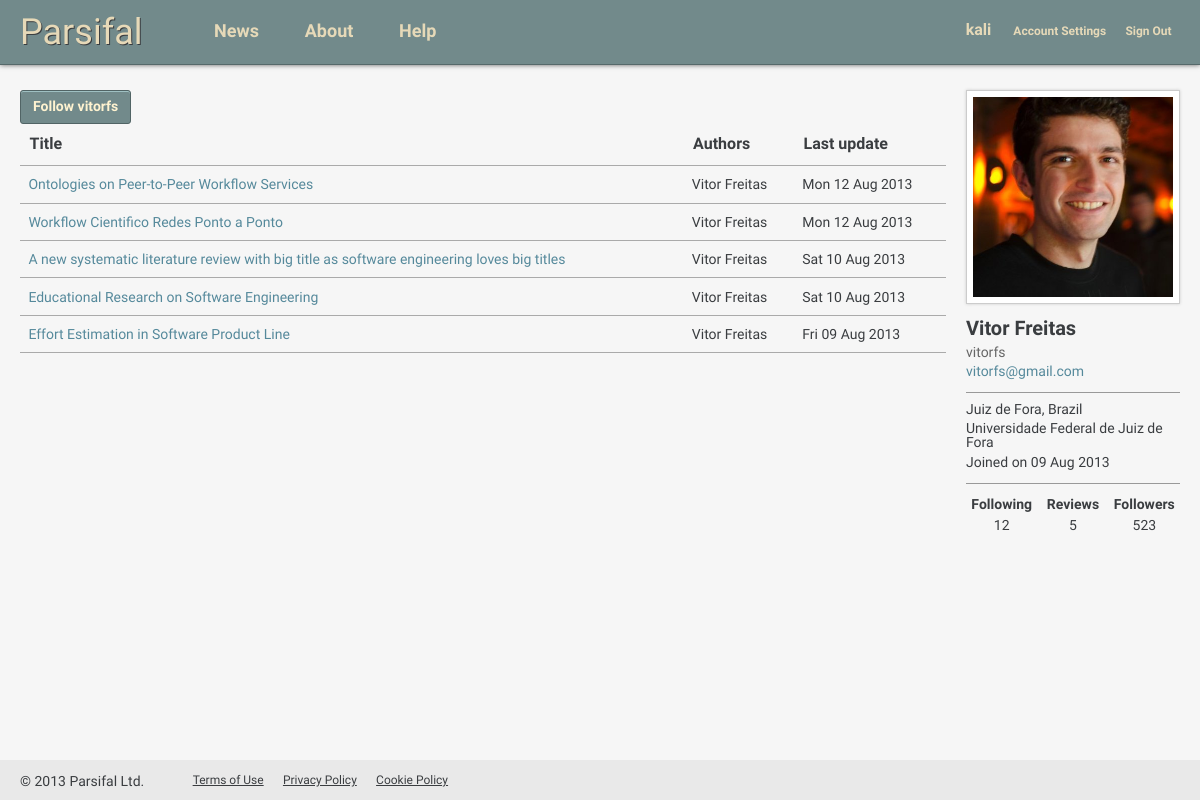
Page /vitorfs/ (signed in) on the committed database.
### reviews/models.py (models this page shows, shortened)
class Review(models.Model):
    short_name = models.CharField(max_length=50) #TODO: Change var name to Name
    title = models.CharField(max_length=200)
    description = models.CharField(max_length=500)
    user = models.ForeignKey(User) #TODO: Change var name to Author
    create_date = models.DateTimeField(auto_now_add=True, blank=True)
    last_update = models.DateTimeField()
    co_authors = models.ManyToManyField(User, related_name="co+")
    objective = models.TextField(max_length=1000, null=True)
    questions = models.ManyToManyField(Question)
    sources = models.ManyToManyField(Source)
    class Meta:
        verbose_name = "Review"
        verbose_name_plural = "Reviews"

### reviews/views.py (the view)
@login_required
def reviews(request, username):
    context = RequestContext(request)
    user = get_object_or_404(User, username=username)
    user_reviews = Review.objects.filter(user__id=user.id).order_by('-last_update',)
    context = RequestContext(request, {'user_reviews': user_reviews, 'page_user': user})
    return render_to_response('reviews/reviews.html', context)

### reviews/templates/reviews/reviews.html
{% extends 'base_app.html' %}
{% block head_extra %}
  <link href="{{ STATIC_URL }}css/reviews.css" rel="stylesheet" media="screen">
{% endblock head_extra %}
{% block content %}
  <div class="clearfix">
    <div class="reviews">
      {% if user.username == page_user.username %}
        <a href="/reviews/new/" class="btn btn-success">New review</a>
      {% else %}
        <button type="button" class="btn">Follow {{ page_user.username }}</button>
      {% endif %}
      {% if user_reviews %}
        <table class="table">
          <thead>
            <tr>
              <th>Title</th>
              <th>Authors</th>
              <th>Last update</th>
            </tr>
          </thead>
          <tbody>
            {% for review in user_reviews %}
              <tr>
                <td><a href="/{{ page_user.username }}/{{ review.short_name }}/">{{ review.title }}</a></td>
                <td>{{ review.user.get_full_name }}</td>
                <td>{{ review.last_update|date:"D d M Y" }}</td>
              </tr>
            {% endfor %}
          </tbody>
        </table>
      {% else %}
        <h2>You don't have any systematic literature review yet.</h2>
      {% endif %}
    </div>
    <div class="profile">
      <div class="picture">
        <img src="{{ MEDIA_URL }}photo.jpg" width="200px" height="200px">
      </div>
      <ul>
        <li class="full-name">{{ page_user.get_full_name }}</li>
        <li class="username">{{ page_user.username }}</li>
        <li><a href="mailto:{{ page_user.email }}">{{ page_user.email }}</a></li>
        <li class="divider"></li>
        <li>Juiz de Fora, Brazil</li>
        <li>Universidade Federal de Juiz de Fora</li>
        <li>Joined on {{ page_user.date_joined|date:"d M Y" }}</li>
        <li class="divider"></li>
      </ul>
      <div class="stats">
        <div>
          <h3>Following</h3>
          <span>12</span>
        </div>
        <div>
          <h3>Reviews</h3>
          <span>5</span>
        </div>
        <div>
          <h3>Followers</h3>
          <span>523</span>
        </div>
      </div>
    </div>
  </div>
{% endblock content %}

### templates/base_app.html (shortened to what this page needs)
<!DOCTYPE html>
<html>
<head>
  <link href="{{ STATIC_URL }}css/style_app.css" rel="stylesheet" media="screen">
  {% block head_extra %}
  {% endblock head_extra %}
</head>
<body>
  <header class="wrapper">
    <h1><a href="/">Parsifal</a></h1>
    <nav class="menu">
      <a href="#">News</a>
      <a href="#">About</a>
      <a href="#">Help</a>
    </nav>
    <nav class="signedin">
      <a href="/{{ user.username }}/" class="user">{{ user.username }}</a>
      <a href="/users/profile/">Account Settings</a>
      <a href="/signout/">Sign Out</a>
    </nav>
  </header>
  <section class="content wrapper">
    {% block content %}
    {% endblock content %}
    <div class="push"></div>
  </section>
  <footer class="wrapper">
    <p>© 2013 Parsifal Ltd.</p>
    <ul>
      <li><a href="#">Terms of Use</a></li>
      <li><a href="#">Privacy Policy</a></li>
      <li><a href="#">Cookie Policy</a></li>
    </ul>
  </footer>
</body>
</html>

### static/css/style_app.css (style rules this page uses)
* { -moz-box-sizing: border-box; -webkit-box-sizing: border-box; box-sizing: border-box; }
html, body { height: 100%; }
body { background: #F6F6F6; color: #3A3D40; font-family: "Source Sans Pro", Tahoma, Arial, sans-serif; font-weight: 400; font-size: 62.5%; }
header { background: #728A8B; height: 65px; border-bottom: 1px solid #56696A; position: fixed; width: 100%; box-shadow: 0 0 5px rgba(0, 0, 0, .6); z-index: 1000; }
header h1 { font-family: Playball, cursive; font-size: 3.6em; float: left; padding-top: .4em; font-weight: 400; margin: 0; text-shadow: 1px 1px 0 #3A3D40; }
header h1 a { color: #E6D9B8; text-decoration: none; }
header nav.menu { float: left; padding-top: 2.2em; padding-left: 5em; }
header nav.menu a { padding: 0 1.2em; color: #E6D9B8; text-decoration: none; font-size: 1.8em; font-weight: bold; }
header nav.signedin { padding-top: 2.2em; float: right; }
header nav.signedin a { color: #E6D9B8; text-decoration: none; font-size: 1.2em; padding: 0 .7em; font-weight: bold; }
header nav.signedin a.user { font-size: 1.6em; }
.wrapper { width: 100%; padding: 0 20px; }
.content { padding: 90px 20px 20px; min-height: 100%; height: auto !important; height: 100%; margin: 0 auto -40px; }
footer { background-color: #E9E9E9; height: 40px; }
footer p { padding-top: 1em; color: #3A3D40; font-size: 1.4em; font-weight: 400; float: left; margin: 0; }
footer ul { float: left; padding-top: 1.4em; padding-left: 2em; }
footer ul li { display: inline; font-size: 1.2em; padding: 0 .7em; }
footer ul li a { color: #3A3D40; text-decoration: underline; }
.push { height: 40px; }
ul { margin-left: 20px; }
ul li { font-size: 1.4em; padding: .2em 0; list-style: square; }

### reviews/static/css/reviews.css (style rules this page uses)
.reviews { float: left; width: -moz-calc(100% - 234px); width: -webkit-calc(100% - 234px); width: calc(100% - 234px); }
.profile { width: 214px; margin-left: 20px; float: left; }
.profile .picture { width: 214px; height: 214px; background: #FFF; border: 1px solid #CCC; margin: 0 auto; padding: 6px; box-shadow: 0 0 3px #CCC; }
.profile ul { margin: 1em 0 0 0; }
.profile ul li { font-size: 1.4em; padding: .2em 0; list-style: none; }
.profile .full-name { font-size: 2em; font-weight: 600; }
.profile .username { color: #666; }
.profile ul li.divider { border-bottom: 1px solid #999; margin: .4em 0; }
.profile .stats div { float: left; text-align: center; width: 33.333%; }
.profile .stats div h3 { font-size: 1.4em; font-weight: 600; margin: .5em 0; }
.profile .stats div span { font-size: 1.4em; }

### static/css/clearfix.css (style rules this page uses)
.clearfix:before, .clearfix:after { content: ""; display: table; }
.clearfix:after { clear: both; }
.clearfix { zoom: 1; }

### static/css/button.css (style rules this page uses)
.btn { border: 1px solid #516465; border-radius: 3px; cursor: pointer; background-color: #728A8B; color: #FFF3D0; font-size: 14px; padding: 6px 12px; display: inline-block; margin-bottom: 0; font-weight: 600; line-height: 1.4em; box-shadow: 0px 1px 0 0px rgba(179, 216, 219, .7) inset; }

### static/css/table.css (style rules this page uses)
.table { width: 100%; border-collapse: collapse; border-spacing: 0; }
.table td, .table th { font-size: 1.4em; padding: .8em .6em; text-align: left; }
.table thead tr th { font-size: 1.6em; font-weight: 600; }
.table tr { border-bottom: 1px solid #AAA; }

### static/css/form.css (style rules this page uses)
input, button, select, option, textarea { font-family: inherit; }
button { text-transform: none; }

### static/css/typography.css (style rules this page uses)
h1, h2, h3, h4, h5, h6 { font-weight: 600; }
h1 { font-size: 3em; margin-bottom: 1em; }
h3 { font-size: 1.6em; margin: .6em 0; }
a { color: #55899B; text-decoration: none; }
p { font-size: 1.4em; margin-bottom: .7em; }

### rows in the picture
Review: title "Ontologies on Peer-to-Peer Workflow Services", user.get_full_name "Vitor Freitas", last_update "Mon 12 Aug 2013"
Review: title "Workflow Cientifico Redes Ponto a Ponto", user.get_full_name "Vitor Freitas", last_update "Mon 12 Aug 2013"
Review: title "A new systematic literature review with big title as software engineering loves big titles", user.get_full_name "Vitor Freitas", last_update "Sat 10 Aug 2013"
Review: title "Educational Research on Software Engineering", user.get_full_name "Vitor Freitas", last_update "Sat 10 Aug 2013"
Review: title "Effort Estimation in Software Product Line", user.get_full_name "Vitor Freitas", last_update "Fri 09 Aug 2013"

### other values in the picture
{{ user.username }} "kali"
{{ page_user.username }} "vitorfs"
{{ page_user.get_full_name }} "Vitor Freitas"
{{ page_user.email }} "vitorfs@gmail.com"
{{ page_user.date_joined|date:"d M Y" }} "09 Aug 2013"
